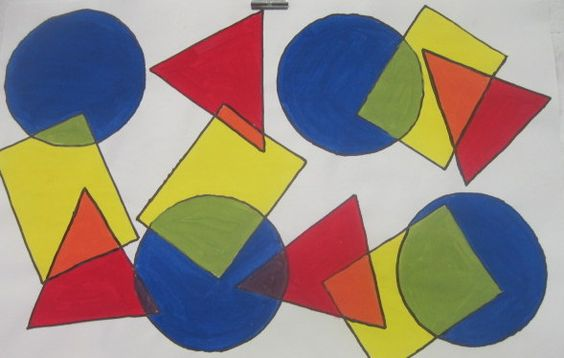
#> input picture shapes.jpg, 564 x 358 px
$ python segmentation_test1.py
#> lines starting #> are read from the running program, lines starting #| are printed output that depends on the picture; after the words box and inside, x2 and y2 are one past the last pixel; in counts of white or black regions, pixels touching at a corner belong together
import numpy as np
import cv2
from matplotlib import pyplot as plt

img = cv2.imread('shapes.jpg')
#> img is the input picture: shape (358, 564, 3); mean B, G, R 125.1, 135.9, 149.5
gray = cv2.cvtColor(img,cv2.COLOR_BGR2GRAY)
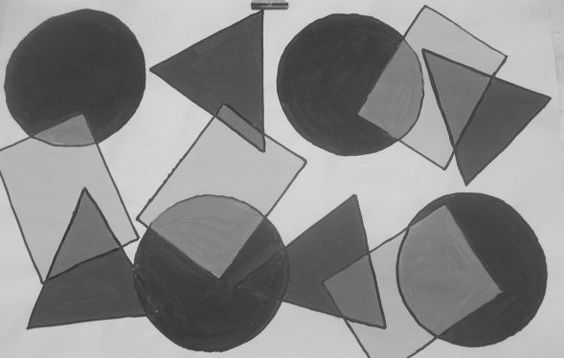
#> gray: shape (358, 564); min 40, max 230, mean 138.8
ret, thresh = cv2.threshold(gray,0,255,cv2.THRESH_BINARY_INV+cv2.THRESH_OTSU)
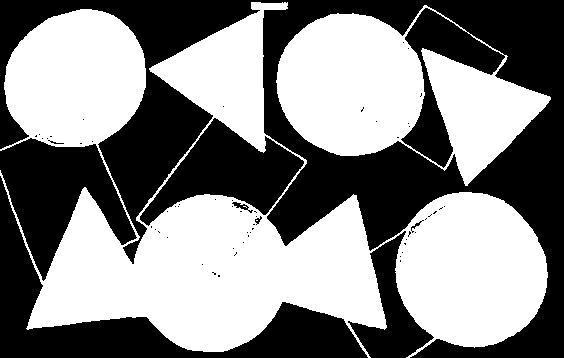
#> thresh: shape (358, 564); 52.4% white; 63 black regions (54 under 20 px), largest, box (x1, y1, x2, y2) and area: (0, 0, 564, 358) 60074, (0, 176, 368, 358) 14629, (0, 138, 137, 281) 9392
#> ret = 141
